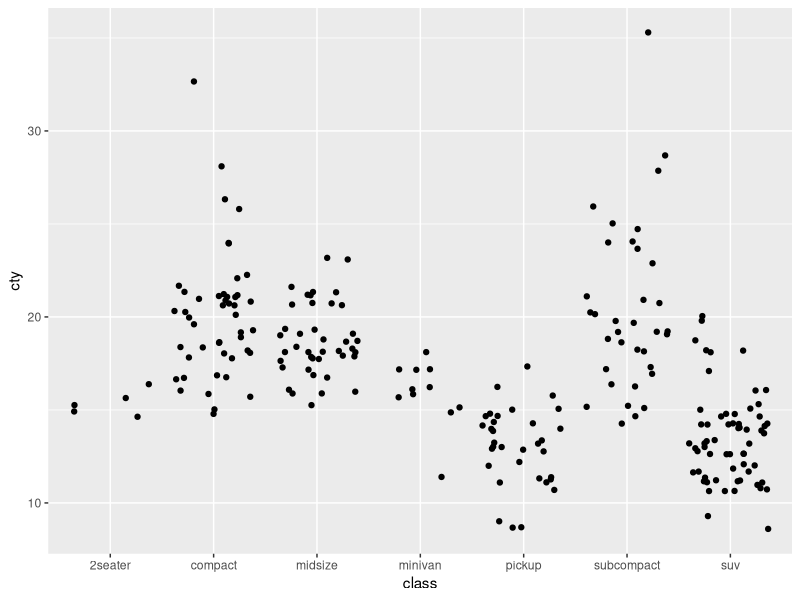

Write R code to recreate this figure.
## ---- chunk 1
knitr::opts_chunk$set(echo = TRUE)
library(tidyverse)
## ---- chunk 2
ggplot(data = mpg, aes(x = class, y = cty)) +
  geom_jitter()
